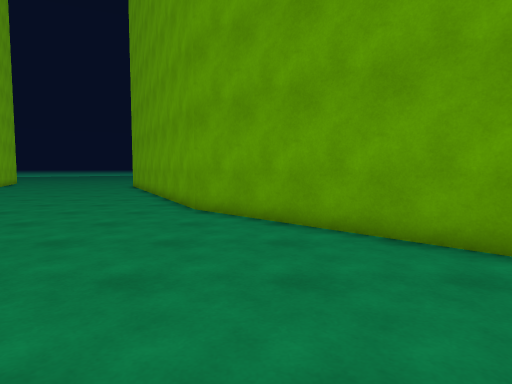
[1] (above)

16 first-person views from a walk through a 3-D level made in the Unity game engine. The camera is 1.3 m above the floor, tilts 4° down and sees 75° across. The floor is counted in squares, 1 m on a side. Each view is taken from the middle of a square. On the plan, view 1 faces up. The plan holds only what a view shows up to about 14 squares ahead; the rest is blank. The place goes on beyond the plan. The player is left out.

[2]
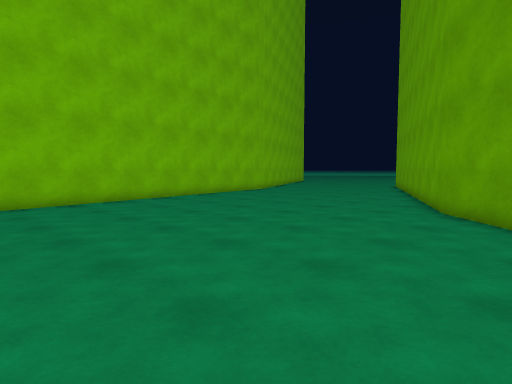

[3]
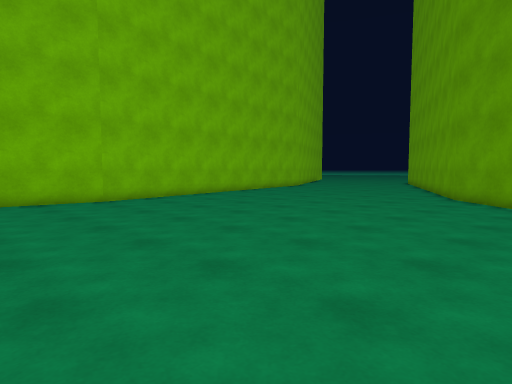

[4]
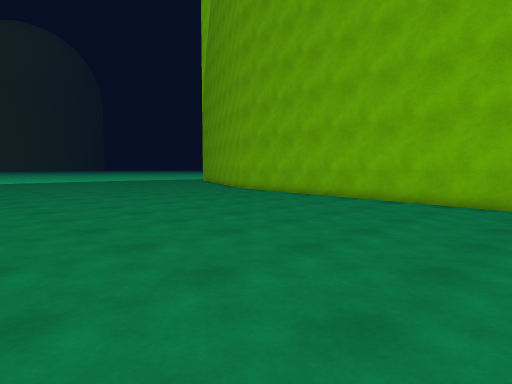

[5]
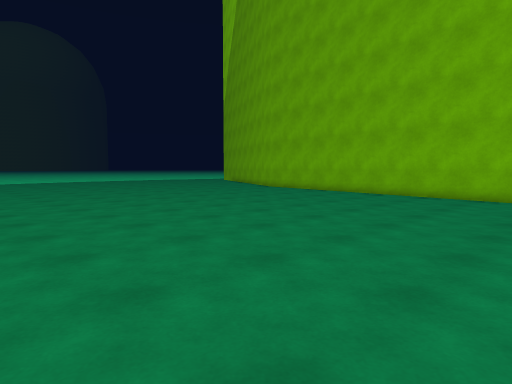

[6]
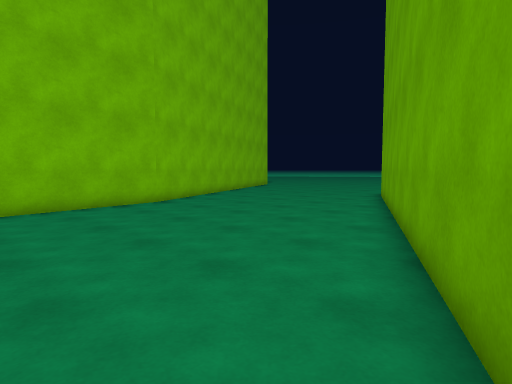

[7]
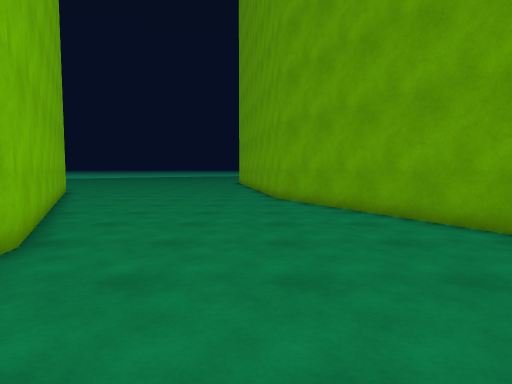

[8]
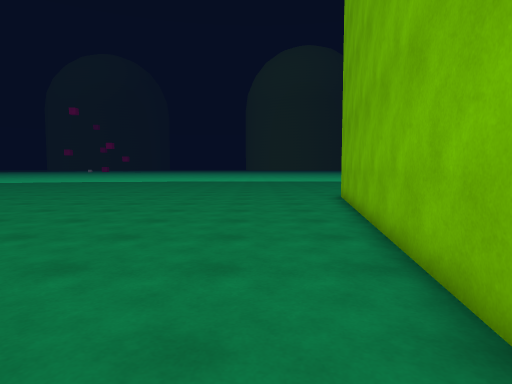

[9]
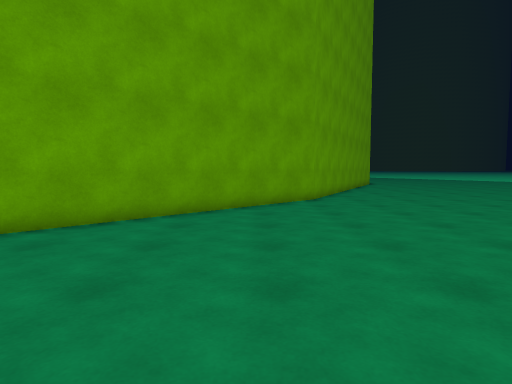

[10]
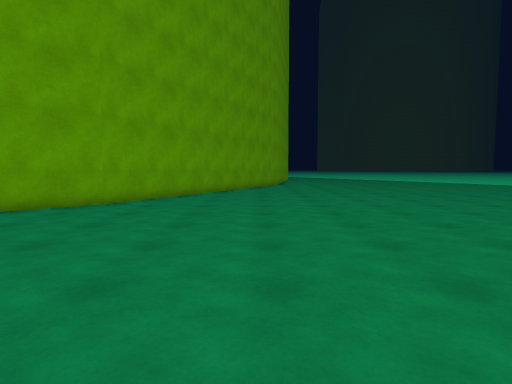

[11]
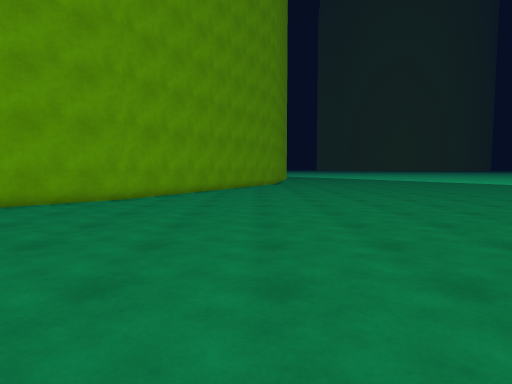

[12]
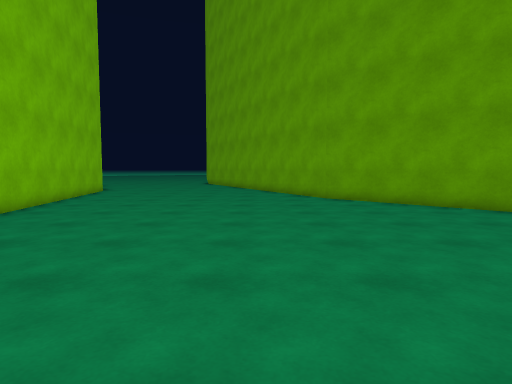

[13]
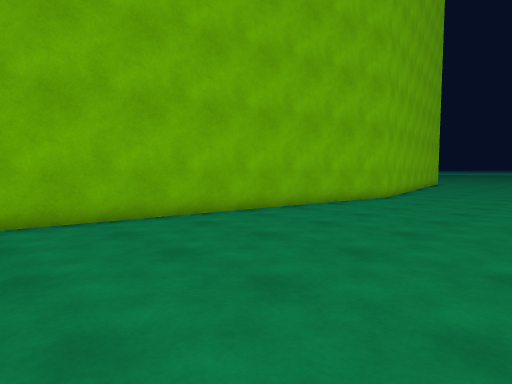

[14]
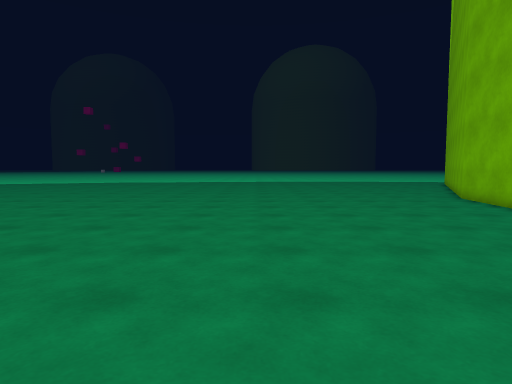

[15]
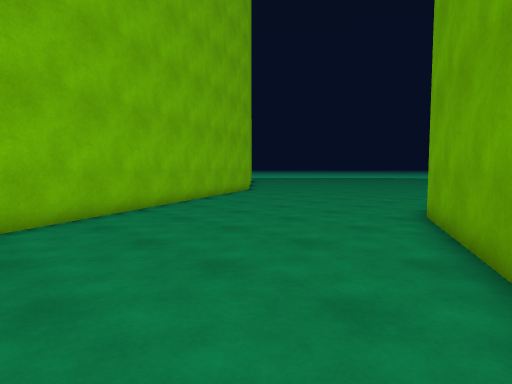

[16]
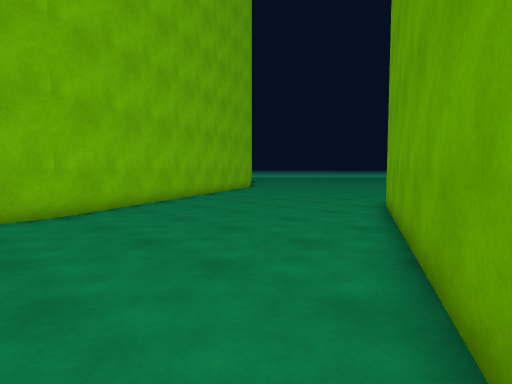

### Floor plan
Points are (right, up) in squares from view 1. A wall is a line through its corners. A room is listed if a view was taken in it or the views show most of it. See-through windows are left out.
Room 1 (views 1, 2, 3, 4, 5, 6, 7, 8, 9, 10, 11, 12, 13, 14, 15, 16)
walls: (11.1, -1.5) (9.1, -0.5) (-1.9, 10.6) (-9.1, 24.6); (-17.5, 22.5) (-13.9, 15.5) (-11.5, 0) (-13.9, -15.1)

Positions as (right, up) in squares from view 1, and headings:
1: (0, 0), facing up
2: (1, 0), facing up-left
3: (2, -5), facing up-left
4: (1, 1), facing down-left
5: (4, 1), facing down-left
6: (-2, 9), facing up-left
7: (-10, 10), facing up
8: (-10, 0), facing down
9: (-5, 2), facing right
10: (-3, -6), facing right
11: (-5, -6), facing right
12: (-5, -4), facing up
13: (-5, -15), facing up-left
14: (-5, -1), facing down
15: (-6, 15), facing up-left
16: (-4, 13), facing up-left
